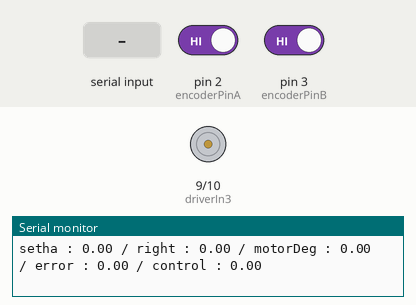
Recording of a sketch running on a simulated Arduino Uno, built with avr-gcc and run on an emulated ATmega328P. Parts: motor-driver pin pairs drawn as motors (green arrow = first pin HIGH = forward, orange = second pin HIGH = backward, longer = more drive, scaled by the enable pin), the last lines printed to the serial monitor. The test bench sets the inputs (shaded band); at power-on: pin 2 (encoderPinA) HIGH, pin 3 (encoderPinB) HIGH.

Above: at 1.2 s.
1.3 s: "90,45\n" received over Serial
At 2.1 s:
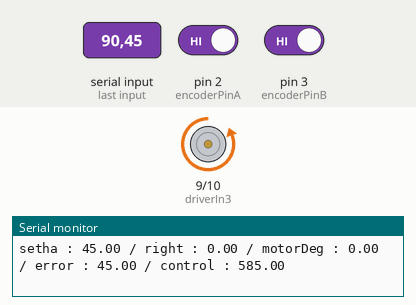
Timing chart, 0 to 4.3 s (numbered marks = the images above; inputs shaded):
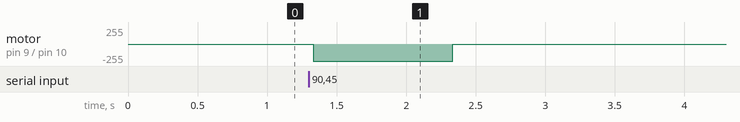

Measured:
- after the input at 1.3 s, motor on pin 9 (driverIn3) / pin 10 (driverIn4): stopped → backward 255/255 at once, → stopped 1.0 s later

The sketch:

encoder.ino
```cpp
// 오른쪽 모터 엔코더 위치 제어///

#define encoderPinA  2 // git 인터럽트에 쓸 수 있는 디지털 핀
#define encoderPinB 3 // 인터럽트에 쓸 수 있는 디지털 핀

#define driverIn3 9 // IN3
#define driverIn4 10 // IN4
#define driverPwmR  11

const float ratio = 360. / 90. / 52.;

float encoderPosRight = 0;
float setha = 0;
float motorDeg = 0;
float error = 0;

float Kp = 13;
float control;

int in3, in4;
int pwm;

void doEncoderA() {
  encoderPosRight  += (digitalRead(encoderPinA) == digitalRead(encoderPinB)) ? 1 : -1;
}
void doEncoderB() {
  encoderPosRight  += (digitalRead(encoderPinA) == digitalRead(encoderPinB)) ? -1 : 1;
}

void interruptInit() {
  attachInterrupt(0, doEncoderA, CHANGE);   //uno pin 2
  attachInterrupt(1, doEncoderB, CHANGE);   //uno pin 3
}

void setha_serial();

void setup() {
  Serial.begin(115200);
  pinMode(driverPwmR, OUTPUT);
  pinMode(driverIn3, OUTPUT);
  pinMode(driverIn4, OUTPUT);
  pinMode(encoderPinA, INPUT_PULLUP);
  pinMode(encoderPinB, INPUT_PULLUP);
  interruptInit();
  digitalWrite(driverIn3, LOW);
  digitalWrite(driverIn4, LOW);
  analogWrite(driverPwmR, 0);

}

void loop() {
  // put your main code here, to run repeatedly:
  Serial.print("setha : ");
  Serial.print(setha);
  Serial.print(" / right : ");
  Serial.print(encoderPosRight);

  motorDeg = encoderPosRight * ratio;
  error = setha - motorDeg;
  control = Kp * error;
  pwm = min(abs(control), 255);


  Serial.print(" / motorDeg : ");
  Serial.print(motorDeg);
  Serial.print(" / error : ");
  Serial.print(error);
  Serial.print(" / control : ");
  Serial.println(control);

  setha_serial();

}

void setha_serial() {
  if (Serial.available() > 0) {
    setha = Serial.parseFloat();
  }
  if (setha < 0 && control < 0) {
    in3 = HIGH, in4 = LOW;

    if ((setha >= motorDeg) && (control >= 0)) {
      in3 = LOW, in4 = LOW;
      digitalWrite(driverIn3, in3);
      digitalWrite(driverIn4, in4);
      analogWrite(driverPwmR, 0);
    }
    digitalWrite(driverIn3, in3);
    digitalWrite(driverIn4, in4);
    analogWrite(driverPwmR, pwm);
  }
  else if (setha > 0 && control > 0) {
    in3 = LOW, in4 = HIGH;

    if ((setha <= motorDeg) && (control <= 0)) {
      in3 = LOW, in4 = LOW;
      digitalWrite(driverIn3, in3);
      digitalWrite(driverIn4, in4);
      analogWrite(driverPwmR, 0);
    }
    digitalWrite(driverIn3, LOW);
    digitalWrite(driverIn4, LOW);
    delay(20);
    digitalWrite(driverIn3, in3);
    digitalWrite(driverIn4, in4);
    analogWrite(driverPwmR, pwm);
  }
  else if (setha == 0) {
    in3 = LOW, in4 = LOW;
    digitalWrite(driverIn3, LOW);
    digitalWrite(driverIn4, LOW);
    delay(20);
    digitalWrite(driverIn3, in3);
    digitalWrite(driverIn4, in4);
    analogWrite(driverPwmR, 0);

    encoderPosRight = 0;
    setha = 0;
    motorDeg = 0;
    error = 0;

  }
}
```
